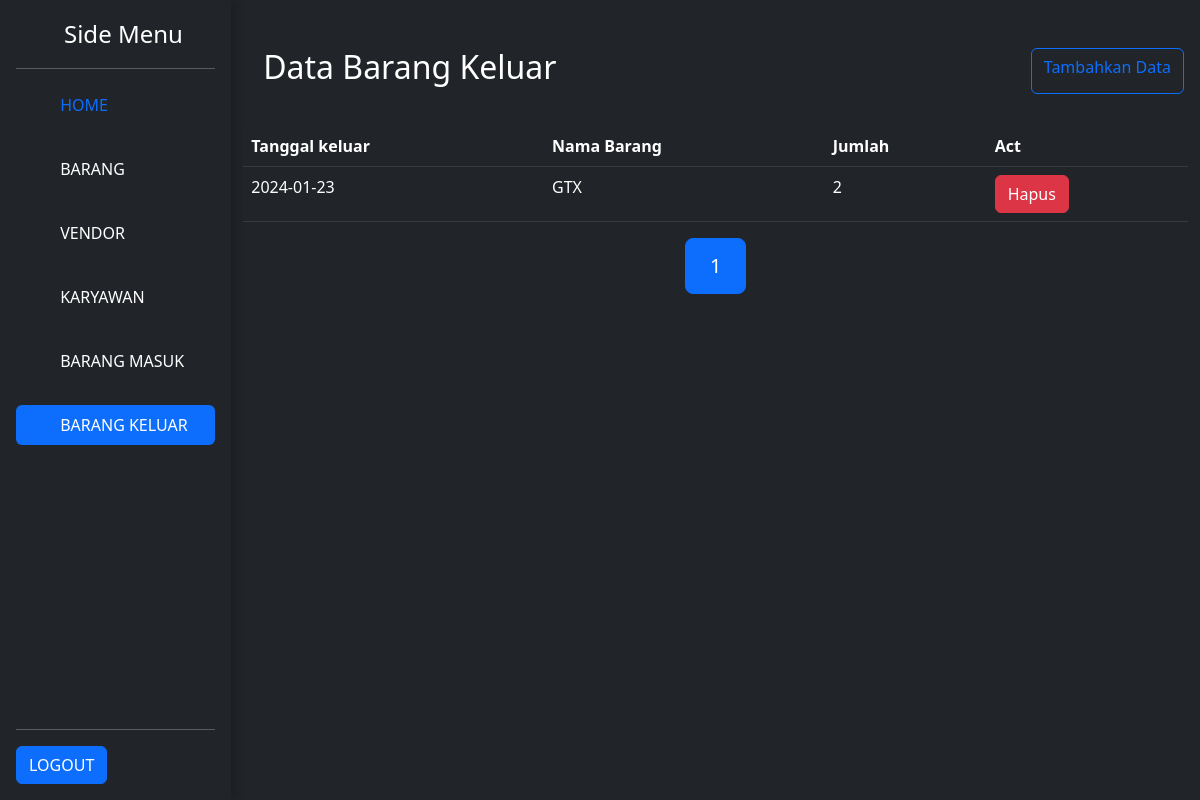
The app's page /views/admin/barkel.php (signed in) with its own data.
### tables this page shows
CREATE TABLE `barang_keluar` (
  `id_barkel` int(11) NOT NULL,
  `id_user` int(11) NOT NULL,
  `id_barang` char(6) NOT NULL,
  `tanggal` date NOT NULL,
  `jumlah` int(11) NOT NULL
);

CREATE TABLE `barang` (
  `id_barang` char(6) NOT NULL,
  `nama_barang` varchar(80) NOT NULL,
  `stok` int(11) NOT NULL,
  `vendor` char(6) NOT NULL,
  `gambar` varchar(250) NOT NULL
);

### classes/Database.php (called while the page is built)
<?php
class Database {
    private $host = "localhost";
    private $user = "root";
    private $password = "";
    private $dbName = "uas_inv";
    protected function connectDB(){
        try{
            $dataBase = 'mysql:host=' . $this->host . ';dbname=' . $this->dbName;
            $pdo = new PDO($dataBase, $this->user, $this->password);
            $pdo->setAttribute(PDO::ATTR_DEFAULT_FETCH_MODE, PDO::FETCH_ASSOC);
            return $pdo;
        } catch (PDOException $e){
            echo "Connetion Failed" . $e->getMessage();
        }
    }
}

### classes/Barkel.php (called while the page is built, shortened)
<?php
class Barkel extends Database
{
    private $tabel = 'barang_keluar';
    private $tabel_barang = 'barang';
    public function getDataBarangKeluar()
    {
    $sql = "SELECT *
            FROM $this->tabel
            JOIN $this->tabel_barang
            ON
            $this->tabel.id_barang = $this->tabel_barang.id_barang
            ORDER BY $this->tabel.tanggal DESC";
    $stmt = $this->connectDB()->prepare($sql);
    $stmt->execute();
    return $stmt->fetchAll(PDO::FETCH_ASSOC);
    }
    public function pagenation()
    {
        $jumlahDataPerhalaman = 4;
        $sql = 'SELECT * FROM ' . $this->tabel . '';
        $stmt = $this->connectDB()->prepare($sql);
        $stmt->execute();
        $hasil = $stmt->fetchAll(PDO::FETCH_ASSOC);
        $jumlahData = count($hasil);
        $jumlahHalaman = ceil($jumlahData / $jumlahDataPerhalaman);
        $halamanAktif = ( isset($_GET["halaman"])) ? $_GET["halaman"] : 1;
        $awalData = ( $jumlahDataPerhalaman * $halamanAktif) - $jumlahDataPerhalaman;
        $query = "SELECT *
        FROM $this->tabel
        JOIN $this->tabel_barang
        ON
        $this->tabel.id_barang = $this->tabel_barang.id_barang
        ORDER BY $this->tabel.tanggal DESC
        LIMIT $awalData, $jumlahDataPerhalaman";
        $stmt_2 = $this->connectDB()->prepare($query);
        $stmt_2->execute();
            $page = $stmt_2->fetchAll(PDO::FETCH_ASSOC);
        return array($jumlahHalaman, $page, $halamanAktif);
    }
}

### views/admin/barkel.php (the view, shortened to what this page needs)
<?php
include '../../header.php';
$barkel = new Barkel();
$dataBarkel = $barkel->getDataBarangKeluar();
$data = $barkel->pagenation();
$pageData = $data[1];
$jumlahHalaman = $data[0];
$halamanAktif = $data[2];
?>
<!DOCTYPE html>
<html lang="en">
<head>
    <link rel="stylesheet" href="https://cdn.jsdelivr.net/npm/bootstrap@5.3.0/dist/css/bootstrap.min.css">
    <link rel="stylesheet" href="https://cdn.jsdelivr.net/npm/select2@4.1.0-rc.0/dist/css/select2.min.css">
</head>
<body>
<main class="d-flex text-bg-dark">
    <?php
    include '../../sidebar.php';
    ?>
    <div class="container">
        <div class="container m-2 mt-5 text-bg-dark">
    <div class="d-flex justify-content-between ">
        <h2>Data Barang Keluar</h2>
        <a href="barkel-tambah.php" class="btn btn-outline-primary">Tambahkan Data</a>
            </div>
    </div>
    <br>
        <table class="table table-dark text-bg-dark">
            <thead>
                <tr>
                    <th scope="col">Tanggal keluar</th>
                    <th scope="col">Nama Barang</th>
                    <th scope="col">Jumlah</th>
                    <th scope="col">Act</th>
                </tr>
            </thead>
            <tbody>
                <?php if ($pageData)
                {
                    foreach ($pageData as $data)
                    {
                    ?>
                        <tr>
                            <td><?= isset($data['tanggal']) ? $data['tanggal'] : 'N/A' ?></td>
                            <td><?= isset($data['nama_barang']) ? $data['nama_barang'] : 'N/A' ?></td>
                            <td><?= isset($data['jumlah']) ? $data['jumlah'] : 'N/A' ?></td>
                            <td>
                                <form action='barkel.php' method='POST'>
                                    <button type='submit' class='btn btn-danger' name='delete_data'>Hapus</button>
                                </form>
                            </td>
                        </tr>
                        <?php
                    }
                }else {
            ?>
                <tr>
                    <td colspan="4">Tidak ada data barang keluar.</td>
                </tr>
            <?php } ?>
            </tbody>
        </table>
        <div class="container ">
    <nav aria-label="...">
        <ul class="pagination pagination-lg justify-content-center">
            <?php for ($i = 1; $i <= $jumlahHalaman; $i++) : ?>
                <?php if ($i == $halamanAktif) : ?>
                    <li class="page-item active">
                        <a class="page-link" href="?halaman=<?= $i ?>"><?= $i ?></a>
                    </li>
                <?php else : ?>
                    <li class="page-item">
                        <a class="page-link" href="?halaman=<?= $i ?>"><?= $i ?></a>
                    </li>
                <?php endif; ?>
            <?php endfor; ?>
        </ul>
    </nav>
</div>
    </div>
    </main>
</body>
</html>

### records on screen
barang_keluar: tanggal "2024-01-23", id_barang.nama_barang "GTX", jumlah "2"
